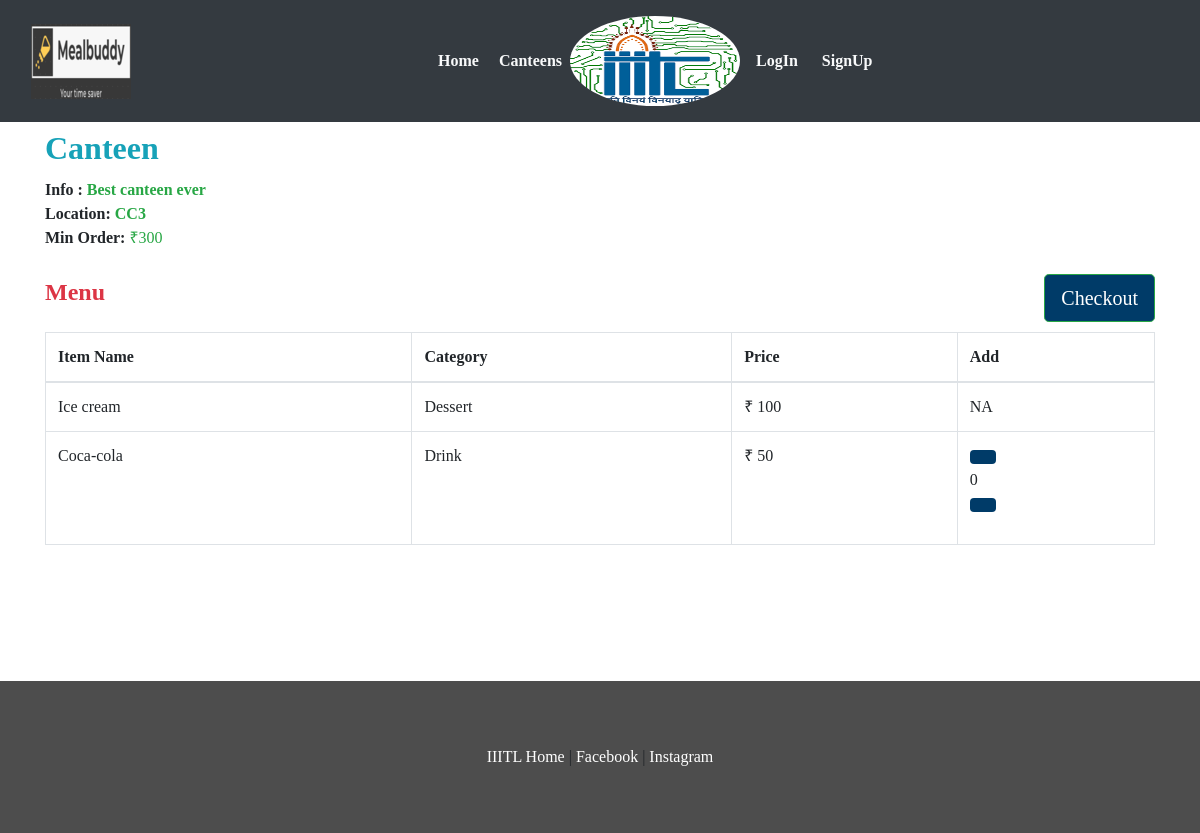
/canteen/1/, run on the app's committed database.
### webapp/models.py (models this page shows, shortened)
class Restaurant(models.Model):
	user        = models.OneToOneField(settings.AUTH_USER_MODEL,on_delete=models.CASCADE)
	rname 		= models.CharField(max_length=100,blank=False)
	info	 	= models.CharField(max_length=40,blank=False)
	min_ord		= models.CharField(max_length=5,blank=False)
	location    = models.CharField(max_length=40,blank=False)
	r_logo      = models.FileField(blank=False)
	order_queue = models.IntegerField(blank=False,default=0)
	REST_STATE_OPEN    = "Open"
	REST_STATE_CLOSE   = "Closed"
	REST_STATE_CHOICES =(
			(REST_STATE_OPEN,REST_STATE_OPEN),
			(REST_STATE_CLOSE,REST_STATE_CLOSE)
		)
	status 	= models.CharField(max_length=50,choices=REST_STATE_CHOICES,default=REST_STATE_OPEN,blank=False)
	approved = models.BooleanField(blank=False,default=True)

class Item(models.Model):
	id 			= models.AutoField(primary_key=True)
	fname 		= models.CharField(max_length=30,blank=False)
	category 	= models.CharField(max_length=50,blank=False)
	def __str__(self):
		return self.fname

### webapp/views.py (the view)
# urls.py: path('canteen/<int:pk>/',views.restuarantMenu,name='menu'),
def restuarantMenu(request,pk=None):
	menu = Menu.objects.filter(r_id=pk)
	rest = Restaurant.objects.filter(id=pk)
	items =[]
	for i in menu:
		item = Item.objects.filter(fname=i.item_id)
		for content in item:
			temp=[]
			temp.append(content.fname)
			temp.append(content.category)
			temp.append(i.price)
			temp.append(i.id)
			temp.append(rest[0].status)
			temp.append(i.quantity)
			items.append(temp)
	context = {
		'items'	: items,
		'rid' 	: pk,
		'rname'	: rest[0].rname,
		'rmin'	: rest[0].min_ord,
		'rinfo' : rest[0].info,
		'rlocation':rest[0].location,
	}
	return render(request,'webapp/menu.html',context)

### webapp/templates/webapp/menu.html (shortened to what this page needs)
{% extends 'webapp/base.html'%}
{% block body %}
	<div class="container">
		<h1 class="text-info mb-2"><font size="6"><strong>{{rname}}</strong></font></h1>
		<p>
		<font size="3"><b>Info : </b><a class="text-success"><strong>{{rinfo|safe}}</strong></a>
		<br/>
		<b>Location: </b><a class="text-success"><strong>{{rlocation}}</strong></a>
		<br>
		<b >Min Order:</b> <a class="text-success">&#x20b9;{{rmin}}</a>
	</font>
	</p>
	</div>
	<br>
	<div class="container">
		<input type="button" class="btn btn-success btn-lg pull-right" onclick="storearray();" value="Checkout"/>
	</div>
	<div class="container ">
			<h3 class="text-danger"><font size="5"><strong>Menu</strong></font></h3>
			<br>
				<table class="table table-hover table-bordered">
					<thead>
						<th>Item Name</th>
						<th>Category</th>
						<th>Price</th>
						<th>Add</th>
					</thead>
					{% for x in items %}
					<tr>
					<td>{{x.0}}</td>
					<td>{{x.1}}</td>
					<td>&#x20b9; {{x.2}}</td>
					{% if x.4 == "Open" %}
					{% if x.5 > 0 %}
					<td>
                  <div class="form-group" style="width:40%;">
            		<div class="input-group-btn">
                		<button id="down" class="btn btn-default"
      				 onclick="if(document.querySelector('#itemno{{x.3}}').innerHTML>0){
                	document.querySelector('#itemno{{x.3}}').innerHTML--;
                	minuscounter('{{x.3}}');
                	}">
                </button>
            </div>
            <span id='itemno{{x.3}}'> 0 </span>
            <div class="input-group-btn">
                <button id="up" class="btn btn-default"
                onclick="
                if(document.querySelector('#itemno{{x.3}}').innerHTML<{{x.5}}){
                	document.querySelector('#itemno{{x.3}}').innerHTML++;
                	pluscounter('{{x.3}}');
                	}"></button>
            	</div>
        		</div>
					</td>
					{% else %}
					<td>
						NA
					</td>
					{% endif %}
					{% else %}
					<td>
						Closed
					</td>
					{% endif %}
					</tr>
					{% endfor %}
				</table>
	</div>
<br>
{% endblock %}

### webapp/static/webapp/css/style.css (style rules this page uses)
body { padding:0; margin:0; font-family: "Times New Roman", Times, serif; }
.btn { background-color: #003b68; }
body a { transition:0.5s all; -webkit-transition:0.5s all; -moz-transition:0.5s all; -o-transition:0.5s all; -ms-transition:0.5s all; }
input[type="button"],input[type="submit"] { transition:0.5s all; -webkit-transition:0.5s all; -moz-transition:0.5s all; -o-transition:0.5s all; -ms-transition:0.5s all; }
h1,h2,h3,h4,h5,h6 { margin:0; }
p { margin:0; }

### data on the page
Restaurant: rname "Canteen", info "Best canteen ever", location "CC3", min_ord "300", status "Open" (drawn)
Item: fname "Ice cream", category "Dessert"
Item: fname "Coca-cola", category "Drink"

### other printed values
{{ x.2 }} "100" "50"
